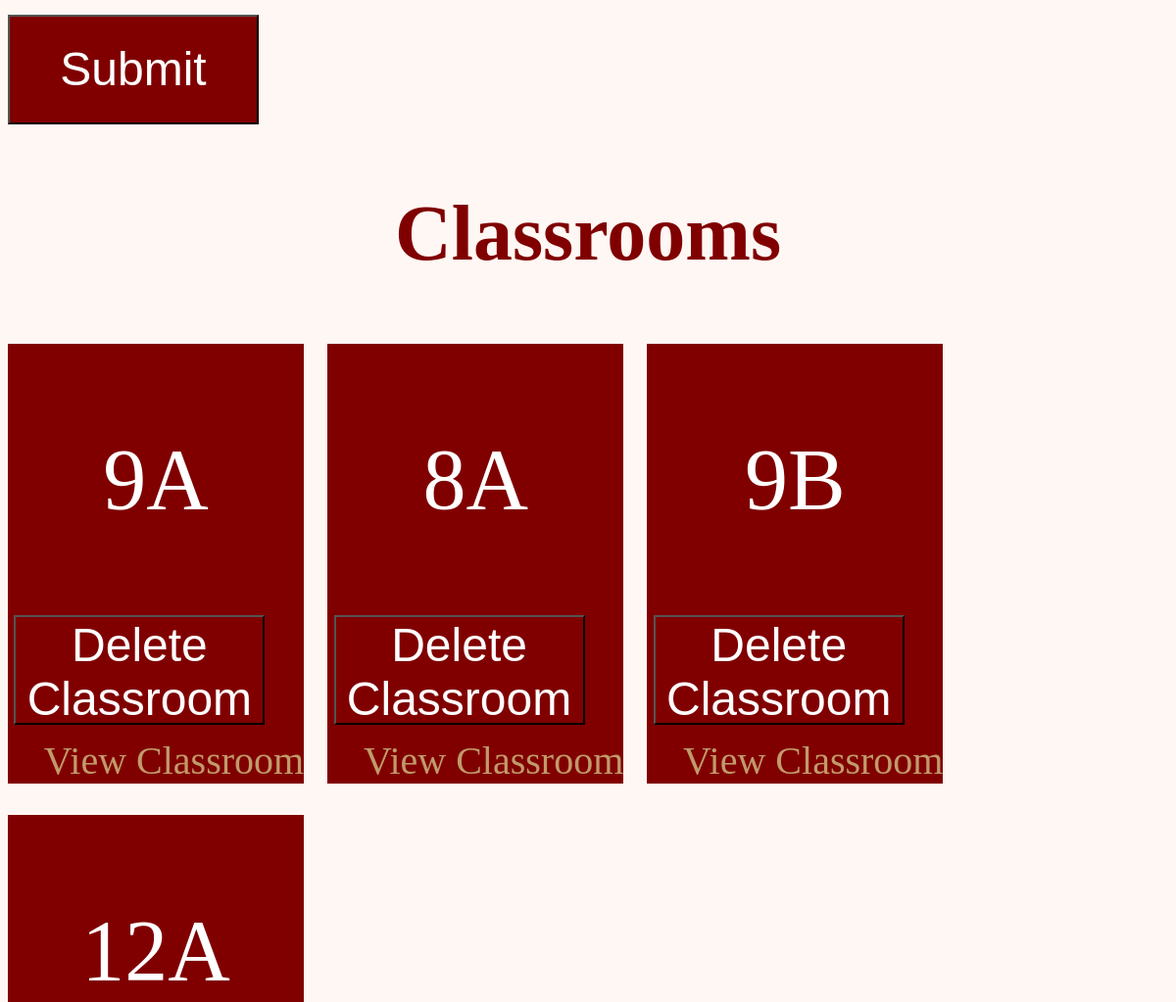
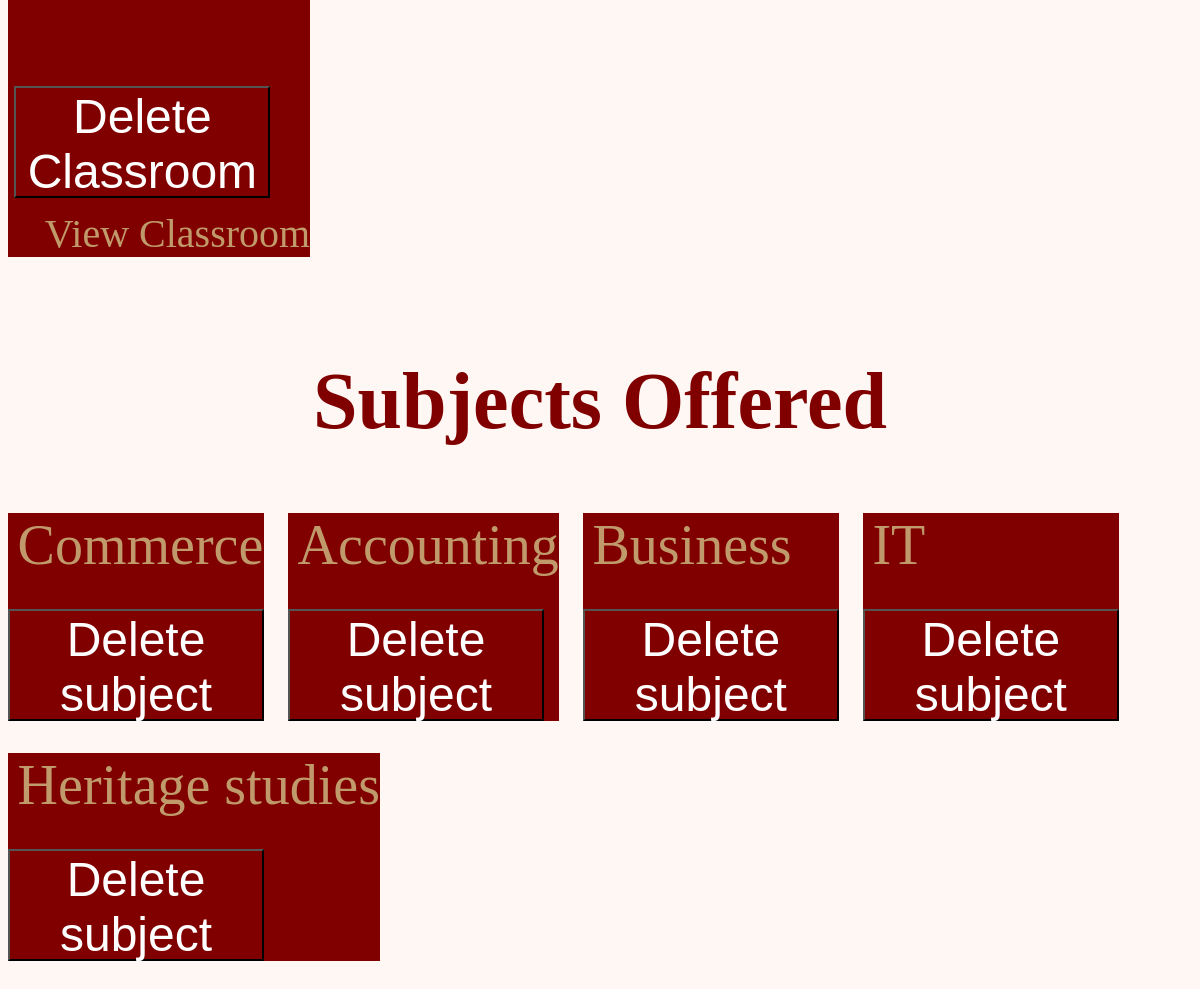
Page /adminPage (signed in, lower part) on the earlier database version (2 pictures, top to bottom).
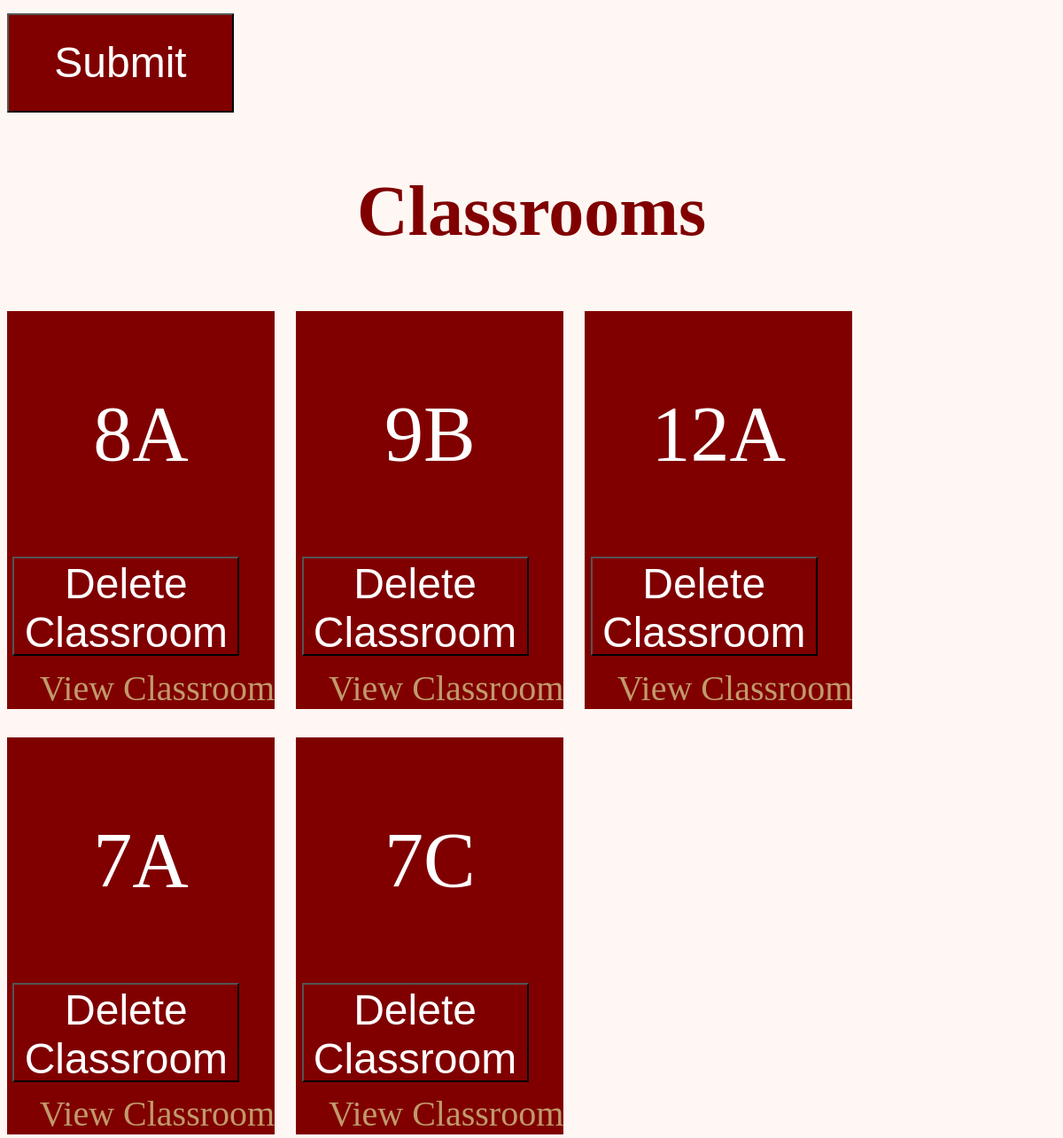
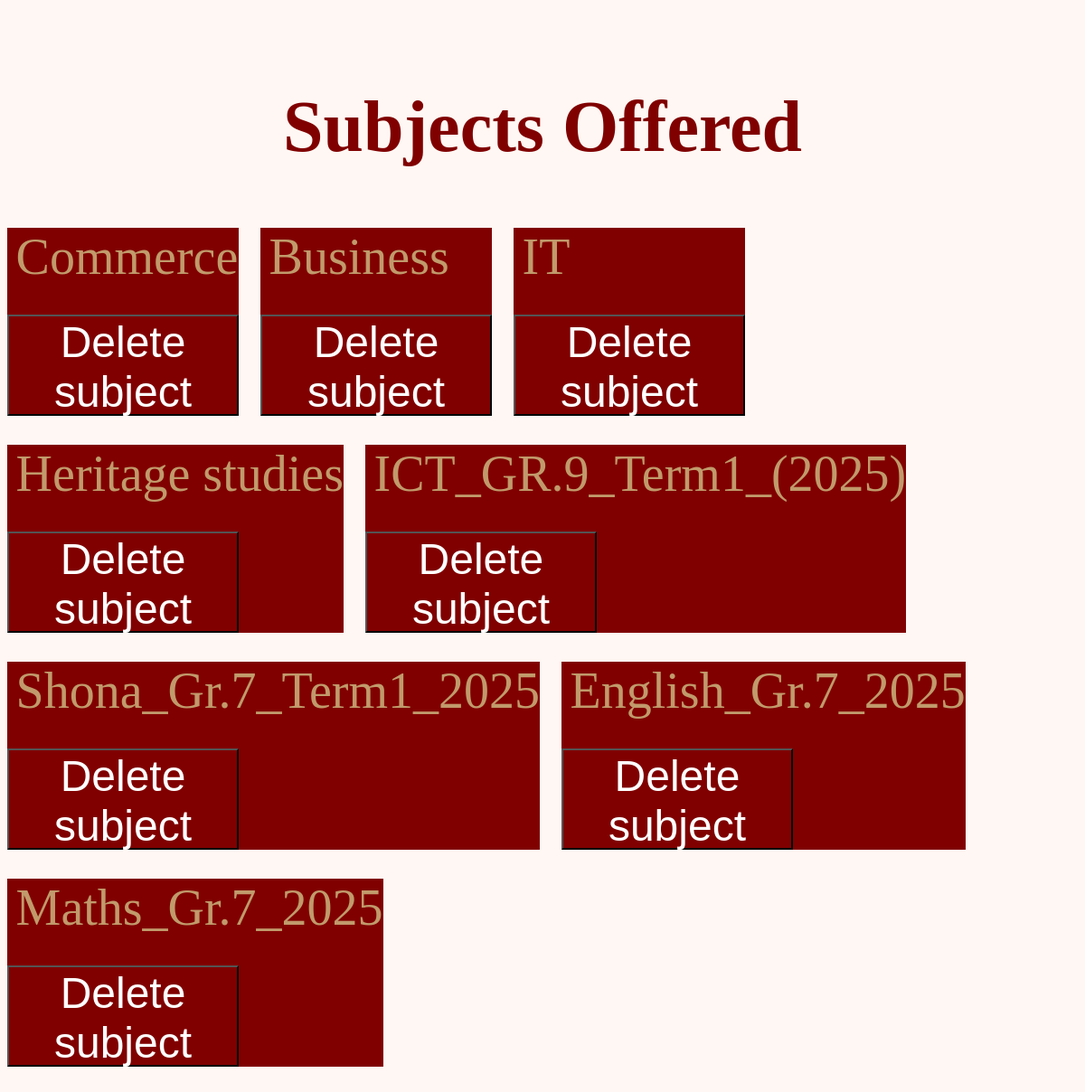
Same page on the later database version (2 pictures, top to bottom).
### studentTrack/models.py (models this page shows, shortened)
class Classroom(models.Model):
    grade= models.IntegerField(validators=[MinValueValidator(1), MaxValueValidator(13)])
    room = models.CharField(max_length=1)
    year = models.IntegerField(validators=[MinValueValidator(1900),MaxValueValidator(currectYear)],default=currectYear)

class Subject(models.Model):
    name = models.CharField(max_length=30,unique=True)
    educator= models.ForeignKey(Teacher,on_delete=models.CASCADE)

### studentTrack/views.py (the view, shortened to what this page needs)
# urls.py: path('adminPage',views.adminPage,name='adminPage'),
def adminPage(request):
    user=User.objects.get(pk=request.user.id).role
    if request.method=='GET' and user=='admin':
        classrooms=Classroom.objects.all()
        subjects=Subject.objects.all()
        roleForm = SelectRoleForm()
        createUserForm=CreateUser()
        return render(request, 'adminPage.html',{
            'userForm':createUserForm,
            'form':roleForm,
            'classes':classrooms,
            "subjects":subjects,
            })

### studentTrack/forms.py
class CreateUser(forms.ModelForm):
    class Meta:
        model=CustomUser
        fields=('username','password','role')

class SelectRoleForm(forms.Form):
    user_type=forms.ChoiceField(choices=[('teacher','Teacher'),('student','Student')], widget=forms.RadioSelect)

### studentTrack/templates/adminPage.html (shortened to what this page needs)
{%extends "signupLayout.html"%}
{%block head%}
{%load static%}
<link rel="stylesheet" type="text/css" href="{%static "css/adminPage.css"%}">
{%endblock%}
{%block body%}
<form method="POST" action="{%url 'createUser' %}">
    {{userForm}}
    <input class='button' type='submit'/>
</form>
<h2 class='headers'>Classrooms</h2>
<section id='classrooms'>
{%for i in classes%}
<div class='classroom'>
    <p class='grade'>{{i.grade}}{{i.room}}</p>
    <form method="POST" action="{%url 'deleteClassroom' i.id%}">
        <button type='submit' id='deleteClassroom' class='button'>Delete Classroom</button>
    </form>
    <a class='links' id='viewClassroom' href="{%url 'viewClassroom' i.id%}">View Classroom</a>
</div>
{%endfor%}
</section>
    <h2 id='subjectsHeader' class='headers'>Subjects Offered</h2>
<section id='subjects'>
{%for s in subjects%}
<div class='subject'>
    <a id='subjectView' action="{%url 'subjectView' s.id%}">{{s.name}}</a>
    <form method="POST" action="{%url 'deleteSubject' s.id%}">
        <button id='deleteSubject' class='button' type='submit'>Delete subject</button>
    </form>
</div>
{%endfor%}
</section>
{%endblock%}

### studentTrack/templates/signupLayout.html (shortened to what this page needs)
<!DOCTYPE html>
<html lang='en'>
    <head>
        {%block head%}
        {%endblock%}
    </head>
    <body>
        {%block body%}
        {% endblock %}
    </body>
</html>

### studentTrack/static/css/adminPage.css (style rules this page uses)
.links { text-decoration: none; color: #C19A6B; margin-left: 2.3rem; font-size: 2.5rem; }
html { background-color: #FFF7F3; }
.headers { text-align: center; color: #800000; }
.classroom { background-color: #800000; width: fit-content; margin-right: 1.5rem; color: #C19A6B; border-color: #EDEDED; margin-bottom: 2rem; }
#classrooms { display: flex; flex-wrap: wrap; }
.button { background-color: #800000; color: white; width: 16rem; height: 7rem; font-size: 3rem; }
button { background-color: #800000; color: white; width: 16rem; height: 7rem; font-size: 3rem; }
#subjects { display: flex; flex-wrap: wrap; margin-bottom: 2rem; }
.subject { background-color: #800000; margin-right: 1.5rem; color: #C19A6B; border-color: #EDEDED; margin-bottom: 2rem; }
form { color: #1F1F1F; }
.grade { color: white; text-align: center; font-size: 5.5rem; }
#deleteClassroom { align-self: center; margin-bottom: 0.8rem; margin-left: 0.4rem; margin-right: 0.4rem; }
#subjectView { color: #C19A6B; margin-left: 0.6rem; margin-top: 1rem; font-size: 3.5rem; }
#deleteSubject { margin-top: 2rem; }
h2 { font-size: 5rem; }

Differences in the rows shown:
removed Classroom: grade "9", room "A"
removed Subject: name "Accounting"
added Classroom: grade "7", room "A"
added Classroom: grade "7", room "C"
added Subject: name "ICT_GR.9_Term1_(2025)"
added Subject: name "Shona_Gr.7_Term1_2025"
added Subject: name "English_Gr.7_2025"
added Subject: name "Maths_Gr.7_2025"
